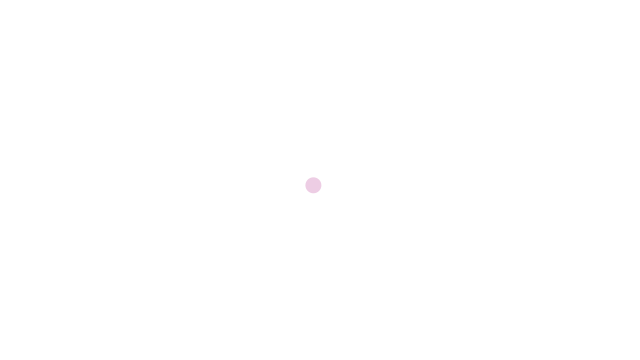
Frame 1 (no input)
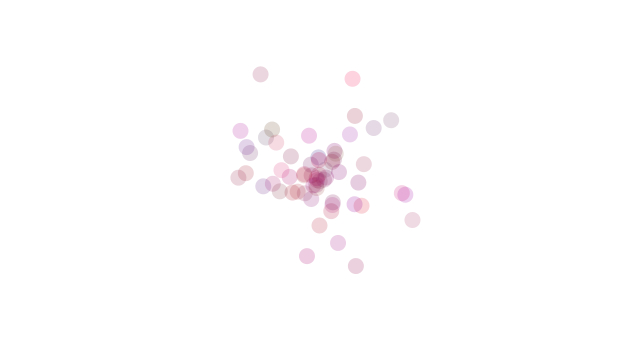
Frame 60 (the mouse pressed at the canvas centre just before this capture)
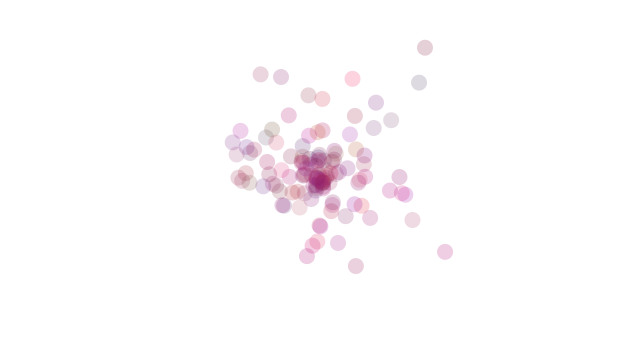
Frame 120 (the mouse held since frame 60 and released just before this capture)

The Processing sketch that drew these frames (run headless with seeded random() and noise(); from frame 60 on, the mouse is pressed at the canvas centre):

// Processing sketch: sketch_4_NOC_I_4_Gaussian
// ── sketch_4_NOC_I_4_Gaussian.pde

void setup() {
  size(640, 360);
  background(255);
}

void draw() {
  drawCircle();
}

void drawCircle()
{
  float dist = randomGaussian();
  float sd = 60;
  float angle = random(TWO_PI);

  dist = ( dist * sd );
  fill(randomGaussian()*30 + 150, randomGaussian()*30 + 30, randomGaussian()*30 + 100, 50);
  noStroke();
  ellipse(dist * sin(angle) + width/2, dist * cos(angle) + height/2, 16, 16);
}
